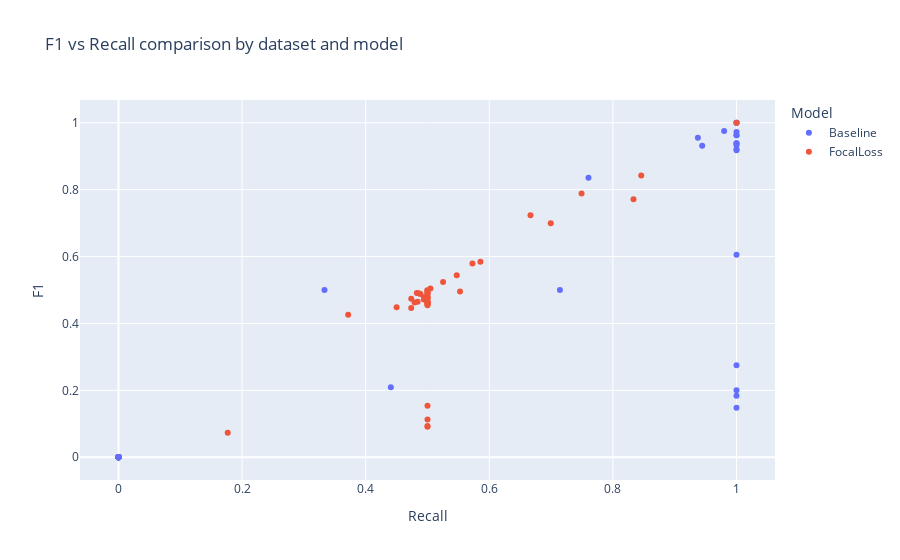

Notebook cell for this chart:
### Markdown cell above
### 7.5 F1 vs Recall Scatter Plot

This interactive scatter plot compares F1 and Recall for each dataset and model, helping to identify where one model outperforms the other.

### Code cell
import plotly.express as px

df_compare = pd.concat([
    res_df.assign(Model='Baseline'),
    res_df_focal.assign(Model='FocalLoss')
], ignore_index=True)

fig = px.scatter(
    df_compare, x='Recall', y='F1', color='Model', hover_data=['Dataset'],
    title='F1 vs Recall comparison by dataset and model'
)
fig.show()

### Figure 1 — Plotly figure (JSON) as saved in the notebook; plotly's stock layout.template omitted (floating-point values rounded to 4 significant figures)
{"data": [{"customdata": [["dataset_1002_ipums_la_98-small"], ["dataset_1004_synthetic_control"], ["dataset_1013_analcatdata_challenger"], ["dataset_1014_analcatdata_dmft"], ["dataset_1016_vowel"], ["dataset_1018_ipums_la_99-small"], ["dataset_1020_mfeat-karhunen"], ["dataset_1021_page-blocks"], ["dataset_1022_mfeat-pixel"], ["dataset_1023_soybean"], ["dataset_1039_hiva_agnostic"], ["dataset_1045_kc1-top5"], ["dataset_1049_pc4"], ["dataset_1050_pc3"], ["dataset_1056_mc1"], ["dataset_1059_ar1"], ["dataset_1061_ar4"], ["dataset_1064_ar6"], ["dataset_1065_kc3"], ["dataset_311_oil_spill"], ["dataset_312_scene"], ["dataset_316_yeast_ml8"], ["dataset_450_analcatdata_lawsuit"], ["dataset_463_backache"], ["dataset_764_analcatdata_apnea3"], ["dataset_765_analcatdata_apnea2"], ["dataset_767_analcatdata_apnea1"], ["dataset_865_analcatdata_neavote"], ["dataset_867_visualizing_livestock"], ["dataset_875_analcatdata_chlamydia"], ["dataset_947_arsenic-male-bladder"], ["dataset_949_arsenic-female-bladder"], ["dataset_950_arsenic-female-lung"], ["dataset_951_arsenic-male-lung"], ["dataset_954_spectrometer"], ["dataset_958_segment"], ["dataset_962_mfeat-morphological"], ["dataset_968_analcatdata_birthday"], ["dataset_971_mfeat-fourier"], ["dataset_976_JapaneseVowels"], ["dataset_978_mfeat-factors"], ["dataset_980_optdigits"], ["dataset_987_collins"], ["dataset_995_mfeat-zernike"]], "hovertemplate": "Model=Baseline<br>Recall=%{x}<br>F1=%{y}<br>Dataset=%{customdata[0]}<extra></extra>", "legendgroup": "Baseline", "marker": {"color": "#636efa", "symbol": "circle"}, "mode": "markers", "name": "Baseline", "orientation": "v", "showlegend": true, "type": "scatter", "x": [1, 0, 0, 0, 0.98, 1, 0.9444, 0, 0, 0.4407, 0, 0, 0, 0, 1, 1, 0, 0.3333, 0, 1, 0, 0.7605, 1, 1, 0.9375, 1, 1, 0, 1, 0.7143, 1, 1, 1, 1, 0, 0, 0, 0, 0, 1, 0, 0, 0, 0], "xaxis": "x", "y": [1, 0, 0, 0, 0.9751, 0.9997, 0.9315, 0, 0, 0.2096, 0, 0, 0, 0, 0.9177, 0.1481, 0, 0.5, 0, 0.1836, 0, 0.8355, 0.6053, 0.2, 0.9554, 0.9205, 0.9385, 0, 0.9388, 0.5, 0.963, 0.9333, 0.963, 0.9725, 0, 0, 0, 0, 0, 0.2752, 0, 0, 0, 0], "yaxis": "y"}, {"customdata": [["dataset_1002_ipums_la_98-small"], ["dataset_1004_synthetic_control"], ["dataset_1013_analcatdata_challenger"], ["dataset_1014_analcatdata_dmft"], ["dataset_1016_vowel"], ["dataset_1018_ipums_la_99-small"], ["dataset_1020_mfeat-karhunen"], ["dataset_1021_page-blocks"], ["dataset_1022_mfeat-pixel"], ["dataset_1023_soybean"], ["dataset_1039_hiva_agnostic"], ["dataset_1045_kc1-top5"], ["dataset_1049_pc4"], ["dataset_1050_pc3"], ["dataset_1056_mc1"], ["dataset_1059_ar1"], ["dataset_1061_ar4"], ["dataset_1064_ar6"], ["dataset_1065_kc3"], ["dataset_311_oil_spill"], ["dataset_312_scene"], ["dataset_316_yeast_ml8"], ["dataset_450_analcatdata_lawsuit"], ["dataset_463_backache"], ["dataset_764_analcatdata_apnea3"], ["dataset_765_analcatdata_apnea2"], ["dataset_767_analcatdata_apnea1"], ["dataset_865_analcatdata_neavote"], ["dataset_867_visualizing_livestock"], ["dataset_875_analcatdata_chlamydia"], ["dataset_947_arsenic-male-bladder"], ["dataset_949_arsenic-female-bladder"], ["dataset_950_arsenic-female-lung"], ["dataset_951_arsenic-male-lung"], ["dataset_954_spectrometer"], ["dataset_958_segment"], ["dataset_962_mfeat-morphological"], ["dataset_968_analcatdata_birthday"], ["dataset_971_mfeat-fourier"], ["dataset_976_JapaneseVowels"], ["dataset_978_mfeat-factors"], ["dataset_980_optdigits"], ["dataset_987_collins"], ["dataset_995_mfeat-zernike"]], "hovertemplate": "Model=FocalLoss<br>Recall=%{x}<br>F1=%{y}<br>Dataset=%{customdata[0]}<extra></extra>", "legendgroup": "FocalLoss", "marker": {"color": "#EF553B", "symbol": "circle"}, "mode": "markers", "name": "FocalLoss", "orientation": "v", "showlegend": true, "type": "scatter", "x": [0.3717, 0.5, 0.5, 0.479, 0.6994, 1, 0.8333, 0.7493, 0.8458, 0.1768, 0.4857, 0.4828, 0.4945, 0.484, 0.4736, 0.5, 0.5, 0.6667, 0.494, 0.5, 0.5473, 0.5856, 0.5526, 0.5, 0.4885, 0.5727, 0.5, 0.4737, 0.5048, 0.45, 0.5, 0.5, 0.5, 0.5, 0.5, 0.5, 0.5, 0.5, 0.5, 0.5252, 0.4986, 0.4996, 0.5, 0.5], "xaxis": "x", "y": [0.4262, 0.4545, 0.4815, 0.4629, 0.6998, 1, 0.7714, 0.7886, 0.842, 0.0729, 0.4901, 0.4912, 0.4786, 0.465, 0.4464, 0.4792, 0.1538, 0.7237, 0.4713, 0.1132, 0.5441, 0.5844, 0.4952, 0.4627, 0.4879, 0.5795, 0.4663, 0.4737, 0.5048, 0.4486, 0.4886, 0.4615, 0.4909, 0.4932, 0.09322, 0.4615, 0.4737, 0.4593, 0.4737, 0.5238, 0.473, 0.4996, 0.4565, 0.09091], "yaxis": "y"}], "layout": {"legend": {"title": {"text": "Model"}, "tracegroupgap": 0}, "title": {"text": "F1 vs Recall comparison by dataset and model"}, "xaxis": {"anchor": "y", "domain": [0, 1], "title": {"text": "Recall"}}, "yaxis": {"anchor": "x", "domain": [0, 1], "title": {"text": "F1"}}}}
